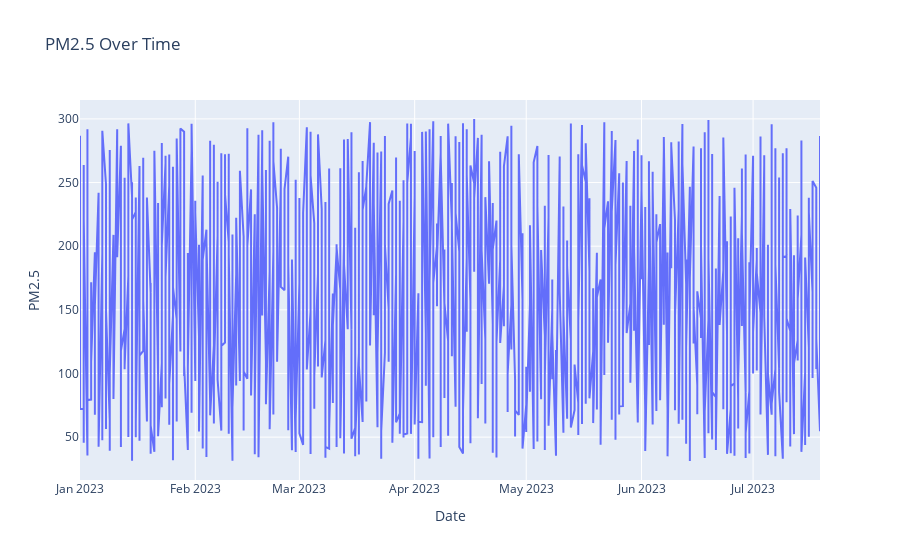

The notebook cell saved with this chart:
### Code cell
# 1. Line Plot
px.line(df, x='Date', y='PM2.5', title='PM2.5 Over Time').show()

### Figure 1 — Plotly figure (JSON) as saved in the notebook; plotly's stock layout.template omitted (floating-point values rounded to 4 significant figures; data arrays with more than 128 entries replaced by an {"elided": "..."} marker saying what was removed)
{"data": [{"hovertemplate": "Date=%{x}<br>PM2.5=%{y}<extra></extra>", "legendgroup": "", "line": {"color": "#636efa", "dash": "solid"}, "marker": {"symbol": "circle"}, "mode": "lines", "name": "", "orientation": "v", "showlegend": false, "type": "scatter", "x": {"elided": "1000 str values"}, "xaxis": "x", "y": {"elided": "1000 float values"}, "yaxis": "y"}], "layout": {"autosize": true, "legend": {"tracegroupgap": 0}, "title": {"text": "PM2.5 Over Time"}, "xaxis": {"anchor": "y", "autorange": true, "domain": [0, 1], "range": ["2023-01-01", "2023-07-19"], "title": {"text": "Date"}, "type": "date"}, "yaxis": {"anchor": "x", "autorange": true, "domain": [0, 1], "range": [16.32, 314.8], "title": {"text": "PM2.5"}, "type": "linear"}}}
